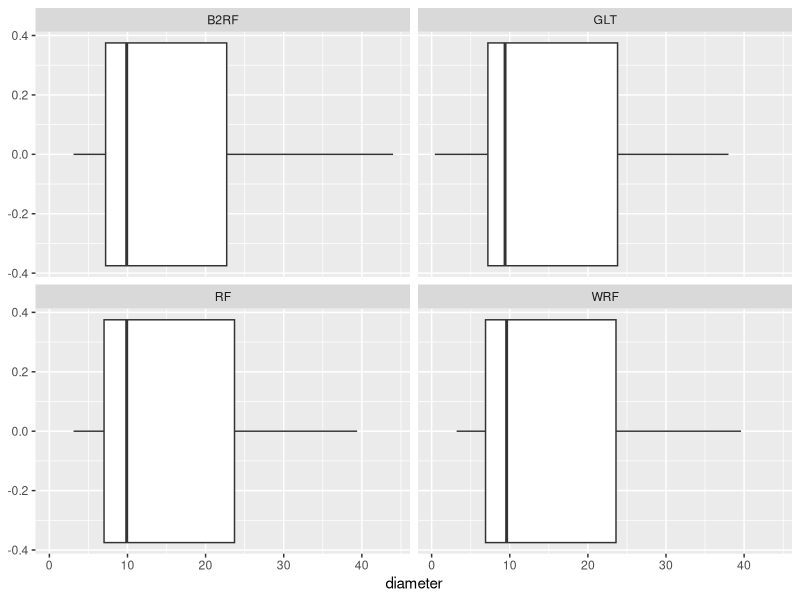
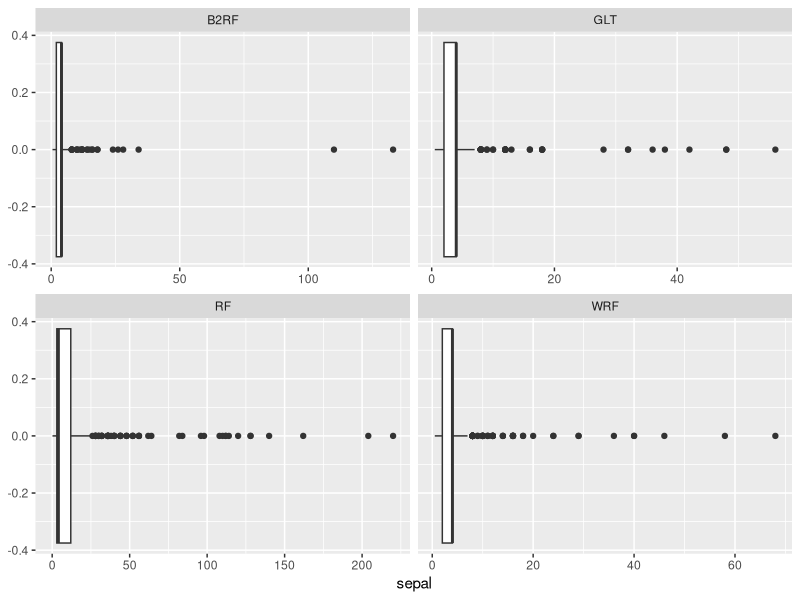
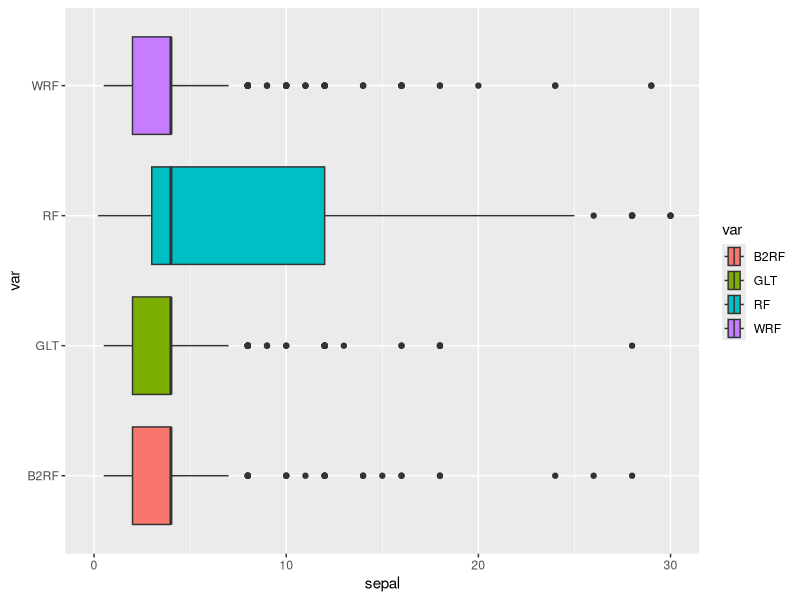
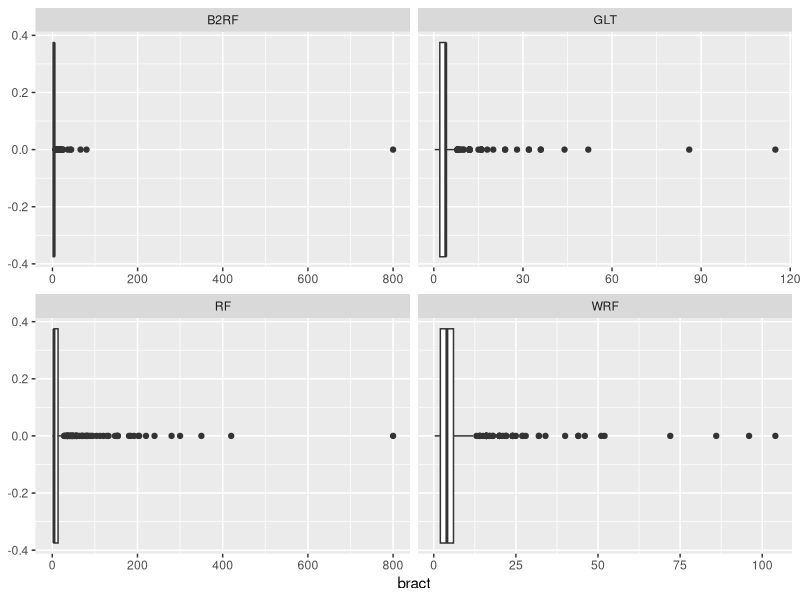
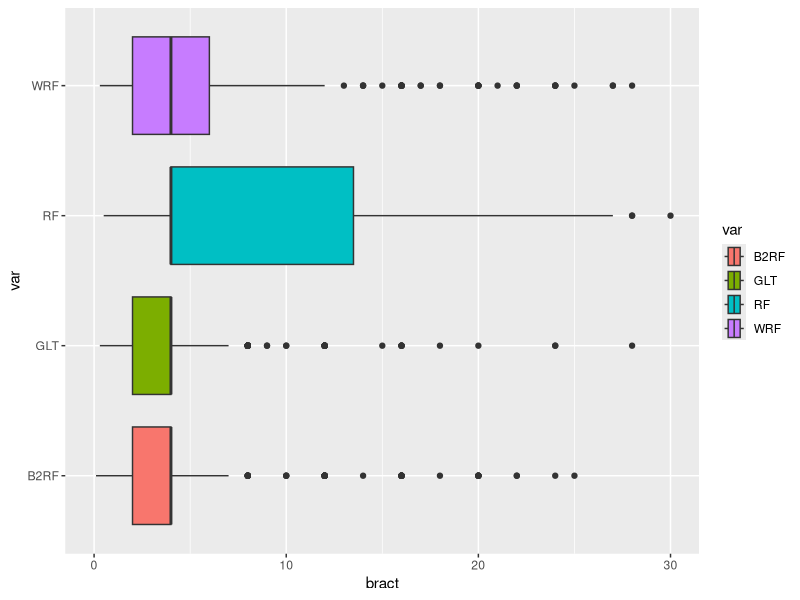
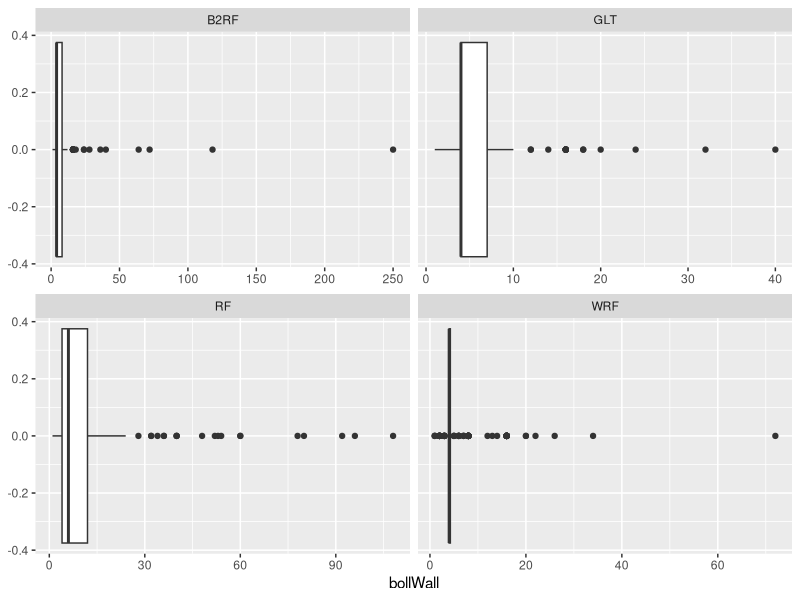
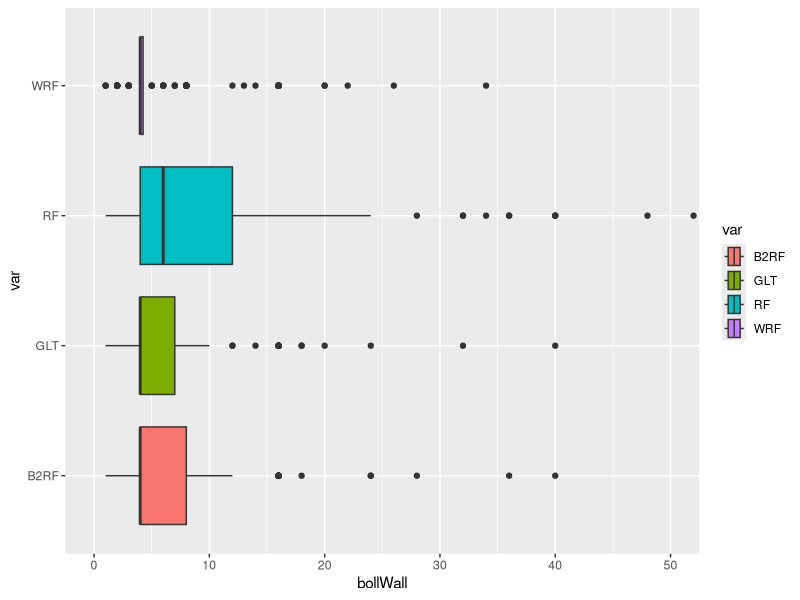
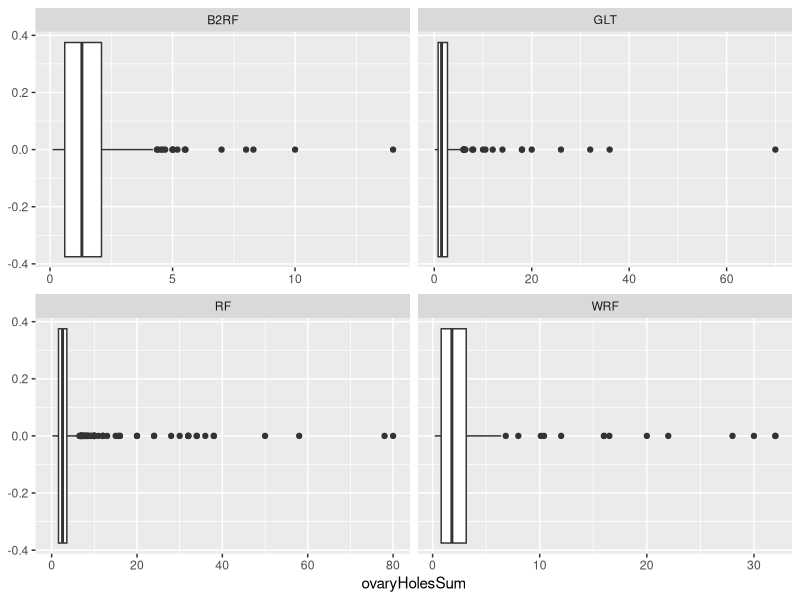

The R source for these figures, in order:
############################################################################################################################################
# Author:   John Hinic
# Date:     27Jun2022
# Purpose:  Data ETL for ST 542 Consulting Project
############################################################################################################################################

library(tidyverse)
library(readxl)
library(lubridate)

# reading in raw files
absc2015_raw <- read_excel("../Data/2. Abscission data.xlsx", sheet = 2, range = "A1:N2768", na = ".")
absc2016_raw <- read_excel("../Data/2. Abscission data.xlsx", sheet = 3, range = "A1:P2153")

gdu2015_raw <- read_excel(
  "../Data/3. GDU profiling the tissues in a plants.xlsx",
  sheet = 1,
  range = "A1:Q7845"
)

gdu2016_raw <- read_excel(
  "../Data/3. GDU profiling the tissues in a plants.xlsx",
  sheet = 3,
  "A1:P2275"
)


############################################################################################################################################
# Writing helper functions
############################################################################################################################################

# helper function to parse the hole sizes column
parseHoles <- function(str) {
  as.numeric(unlist((str_split(str_remove_all(str, " "), ","))))
}

# helper function to create ovary hole columns
getHoleStats <- function(data) {
  max <- vector("double", nrow(data))
  sum <- vector("double", nrow(data))
  avg <- vector("double", nrow(data))
  num <- vector("integer", nrow(data))
  for(i in 1:nrow(data)) {
    parsed <- parseHoles(data$ovaryHolesSize[i])
    max[i] <- max(parsed)
    sum[i] <- sum(parsed)
    avg[i] <- mean(parsed)
    a <- near(length(parsed), 1) && parsed[1] == 0
    if(is.na(a)) {b <- FALSE} else {b <- a}
    if(b) {
      num[i] <- 0
    } else {
      num[i] <- length(parsed)
    }
  }
  list(max = max, sum = sum, avg = avg, num = num)
}

# helper function to derive variables
codeVars <- function(data, yr, absc) {
  stats <- getHoleStats(data)
  data %>% 
    mutate(
      year = yr, abscissed = absc,
      RF = if_else(var == 'RF', 1, 0),
      B2RF = if_else(var == 'B2RF', 1, 0),
      WRF = if_else(var == 'WRF', 1, 0),
      GLT = if_else(var == 'GLT', 1, 0),
      rep1 = if_else(rep == 1, 1, 0),
      rep2 = if_else(rep == 2, 1, 0),
      rep3 = if_else(rep == 3, 1, 0),
      rep4 = if_else(rep == 4, 1, 0),
      year2015 = if_else(yr == 2015, 1, 0),
      year2016 = if_else(yr == 2016, 1, 0),
      ovaryHolesMax = stats$max,
      ovaryHolesSum = stats$sum,
      ovaryHolesAvg = stats$avg,
      ovaryParsedCount = stats$num
    )
}


############################################################################################################################################
# Subsetting/renaming columns and deriving required variables
############################################################################################################################################

absc2015_pre <- absc2015_raw %>%
  select(plot = PLOT, date = DATE, rep, var, tissueID = "TISSUE ID", diameter = DIAMETER,
         sepal = SEPAL,  bract = BRACT, bollWall = "BOLL WALL",
         ovaryHolesCount = "number of holes", ovaryHolesSize = "OVARY HOLE(s) (mm)") %>%
  mutate(bract = as.numeric(bract))

absc2015 <- codeVars(absc2015_pre, yr = 2015, absc = 1)


absc2016_pre <- absc2016_raw %>%
  select(plot = PLOT, date = DATE, rep, var = Var, tissueID = "TISSUE ID", diameter = DIAMETER, sepal = SEPAL, bract = BRACT,
         bollWall = "BOLL WALL", ovaryHolesCount = "number of ovary hole", ovaryHolesSize = "OVARY HOLE(s) (mm)") %>%
  mutate(ovaryHolesCount = if_else(is.na(ovaryHolesCount), 0, ovaryHolesCount),
         ovaryHolesSize = as.character(ovaryHolesSize))

absc2016 <- absc2016_pre %>%
  codeVars(yr = 2016, absc = 1)


gdu2015_pre <- gdu2015_raw %>%
  select(plot = PLOT, date = DATE, rep, var = Var, tissueID = "TISSUE ID", diameter = DIAMETER, sepal = SEPAL, bract = BRACT, 
         bollWall = "BOLL WALL", ovaryHolesCount = "number of ovary hole", ovaryHolesSize = "OVARY HOLE(s) (mm)") %>%
  mutate(diameter = if_else(diameter != '.', as.numeric(trimws(diameter)), NA_real_))

gdu2015 <- gdu2015_pre  %>%
  codeVars(yr = 2015, absc = 0)


gdu2016_pre <- gdu2016_raw %>%
  select(plot = Plot, date = Date, rep, var, tissueID = "Tissue ID", diameter = Diameter, sepal = Sepal, bract = Bract,
         bollWall = "Boll wall", ovaryHolesSize = "Ovary Hole(s) (mm)") %>%
  mutate(
    var = if_else(
      plot %in% c(101, 202, 303, 401), "RF", 
        if_else(plot %in% c(103, 201, 302, 403), "B2RF",
          if_else(plot %in% c(104, 204, 301, 402), "WRF",
            if_else(plot %in% c(102, 203, 304, 404), "GLT", ".")
          )
        )
    )
  )

gdu2016 <- gdu2016_pre  %>%
  codeVars(yr = 2016, absc = 0)


############################################################################################################################################
# Verifying ovary hole columns are correct
############################################################################################################################################
absc2015 %>% select(starts_with("ovary")) %>%
  filter(ovaryHolesCount != ovaryParsedCount)

# it appears there are data entry issues with this sheet
print(absc2016 %>% select(starts_with("ovary")) %>%
  filter(ovaryHolesCount != ovaryParsedCount), n = 50)

gdu2015 %>% select(starts_with("ovary")) %>%
  filter(ovaryHolesCount != ovaryParsedCount)

print(gdu2016 %>% select(starts_with("ovary")) %>%
  filter(ovaryParsedCount != 0), n = 50)


############################################################################################################################################
# Combining all datasets into one
############################################################################################################################################
final <- bind_rows(absc2015, absc2016, gdu2015, gdu2016) %>%
  mutate(year = year(date))

# some seemingly problematic data points
final %>% slice_max(diameter, n = 5) %>%
  select(plot, rep, var, tissueID, diameter:bollWall, ovaryHolesCount, ovaryHolesSize, ovaryHolesSum, ovaryParsedCount, abscissed)

final %>% slice_max(bract, n = 5) %>%
  select(plot, rep, var, tissueID, diameter:bollWall, ovaryHolesCount, ovaryHolesSize, ovaryHolesSum, ovaryParsedCount, abscissed)

final %>% slice_max(bollWall, n = 5) %>%
  select(plot, rep, var, tissueID, diameter:bollWall, ovaryHolesCount, ovaryHolesSize, ovaryHolesSum, ovaryParsedCount, abscissed)

final %>% slice_max(ovaryHolesSum, n = 5) %>%
  select(plot, rep, var, tissueID, diameter:bollWall, ovaryHolesCount, ovaryHolesSize, ovaryHolesSum, ovaryParsedCount, abscissed)

final %>% filter(year == 2016, !is.na(ovaryHolesCount)) %>%
  slice_max(ovaryHolesCount, n = 5, with_ties = FALSE) %>%
  select(plot, rep, var, tissueID, diameter:bollWall, ovaryHolesCount, ovaryHolesSize, ovaryHolesSum, ovaryParsedCount, abscissed)

# "proportion" abscissed by variety (not a total proportion, more like a ratio since the number of non-abscissed tissues sampled was fixed)
final %>% group_by(var) %>% summarise(prop = mean(abscissed))

# abscission counts across varieties
final %>% group_by(var) %>%
  count(abscissed) %>%
  pivot_wider(id_cols = abscissed, names_from = var, values_from = n)

# basic summary of each predictor across the varieties (not including the record with diameter entry error)
final %>% filter(diameter < 50) %>%
  group_by(var) %>%
  summarise(diamMean = mean(diameter, na.rm = TRUE), diamSD = sd(diameter, na.rm = TRUE),
            sepalMean = mean(sepal, na.rm = TRUE), sepalSD = sd(sepal, na.rm = TRUE),
            bractMean = mean(bract, na.rm = TRUE), bractSD = sd(bract, na.rm = TRUE),
            bollWallMean = mean(bollWall, na.rm = TRUE), bollWallSD = sd(bollWall, na.rm = TRUE),
            ovarySumMean = mean(ovaryHolesSum, na.rm = TRUE), ovarySumSD = sd(ovaryHolesSum, na.rm = TRUE))

# the same summaries of each predictor, but only when the respective predictor is > 0
final %>% filter(diameter < 50) %>%
  group_by(var) %>%
  summarise(
    diamMean = mean(diameter[diameter > 0], na.rm = TRUE), diamSD = sd(diameter[diameter > 0], na.rm = TRUE),
    sepalMean = mean(sepal[sepal > 0], na.rm = TRUE), sepalSD = sd(sepal[sepal > 0], na.rm = TRUE),
    bractMean = mean(bract[bract > 0], na.rm = TRUE), bractSD = sd(bract[bract > 0], na.rm = TRUE),
    bollWallMean = mean(bollWall[bollWall > 0], na.rm = TRUE), bollWallSD = sd(bollWall[bollWall > 0], na.rm = TRUE),
    ovarySumMean = mean(ovaryHolesSum[ovaryHolesSum > 0], na.rm = TRUE), ovarySumSD = sd(ovaryHolesSum[ovaryHolesSum > 0], na.rm = TRUE)
  )


############################################################################################################################################
# Basic plots
# generally, the first plot shows some sort of issue, and the second plot is the data without the issue
############################################################################################################################################

### box plots of each predictor across varieties, not including observations with no damage
## diameter
final %>% filter(diameter < 50 & diameter > 0) %>%
  ggplot(aes(diameter)) +
  geom_boxplot() +
  facet_wrap(~var)

## sepal
# potential outliers for B2RF variety
final %>% filter(diameter < 50 & sepal > 0) %>%
  ggplot(aes(sepal)) +
  geom_boxplot() +
  facet_wrap(~var, scales = "free_x")
# stacked box plot with coordinates adjusted:
final %>% filter(diameter < 50 & sepal > 0) %>%
  ggplot(aes(sepal, var, fill = var)) +
  coord_cartesian(xlim = c(0, 30)) +
  geom_boxplot()

## bract
# probably data entry error for both B2RF and RF varieties
final %>% filter(diameter < 50 & bract > 0) %>%
  ggplot(aes(bract)) +
  geom_boxplot() +
  facet_wrap(~var, scales = "free_x")
# stacked box plots with the coordinates adjusted:
final %>% filter(diameter < 50 & bract > 0) %>%
  ggplot(aes(bract, var, fill = var)) +
  coord_cartesian(xlim = c(0, 30)) +
  geom_boxplot()

## bollWall
# another potential data entry issue with B2RF
final %>% filter(diameter < 50 & bollWall > 0) %>%
  ggplot(aes(bollWall)) +
  geom_boxplot() +
  facet_wrap(~var, scales = "free_x")
# stacked box plots with adjusted coords:
final %>% filter(diameter < 50 & bollWall > 0) %>%
  ggplot(aes(bollWall, var, fill = var)) +
  coord_cartesian(xlim = c(0, 50)) +
  geom_boxplot()

## total ovary hole sizes
# there doesn't appear to be any issues for this one
final %>% filter(diameter < 50 & ovaryHolesSum > 0) %>%
  ggplot(aes(ovaryHolesSum)) +
  geom_boxplot() +
  facet_wrap(~var, scales = "free_x")
# stacked with adjusted coords:
final %>% filter(diameter < 50 & ovaryHolesSum > 0) %>%
  ggplot(aes(ovaryHolesSum, var, fill = var)) +
  coord_cartesian(xlim = c(0, 30)) +
  geom_boxplot()


### same box plots but grouped across abscissed or not instead of variety
## diameter
final %>% filter(diameter < 50 & diameter > 0) %>%
  ggplot(aes(diameter)) +
  geom_boxplot() +
  facet_wrap(~abscissed)
final %>% filter(diameter < 50 & diameter > 0) %>%
  ggplot(aes(diameter, as.factor(abscissed), fill = as.factor(abscissed))) +
  coord_cartesian(xlim = c(0, 50)) +
  geom_boxplot()

## sepal
final %>% filter(diameter < 50 & sepal > 0) %>%
  ggplot(aes(sepal)) +
  geom_boxplot() +
  facet_wrap(~abscissed)
final %>% filter(diameter < 50 & sepal > 0) %>%
  ggplot(aes(sepal, as.factor(abscissed), fill = as.factor(abscissed))) +
  coord_cartesian(xlim = c(0, 50)) +
  geom_boxplot()

## bract
final %>% filter(diameter < 50 & bract > 0) %>%
  ggplot(aes(bract)) +
  geom_boxplot() +
  facet_wrap(~abscissed)
# this one seems... strange
final %>% filter(diameter < 50 & bract > 0) %>%
  ggplot(aes(bract, as.factor(abscissed), fill = as.factor(abscissed))) +
  coord_cartesian(xlim = c(0, 50)) +
  geom_boxplot()
final %>% filter(diameter < 50 & bract > 0 & bract < 600) %>%
  ggplot(aes(bract, fill = as.factor(abscissed))) +
  coord_cartesian(xlim = c(0, 50)) +
  geom_histogram(alpha = 0.6, stat = "density")

## bollWall
final %>% filter(diameter < 50 & bollWall > 0) %>%
  ggplot(aes(bollWall)) +
  geom_boxplot() +
  facet_wrap(~abscissed)
final %>% filter(diameter < 50 & bollWall > 0) %>%
  ggplot(aes(bollWall, as.factor(abscissed), fill = as.factor(abscissed))) +
  coord_cartesian(xlim = c(0, 50)) +
  geom_boxplot()

## total ovary hole sizes
final %>% filter(diameter < 50 & ovaryHolesSum > 0) %>%
  ggplot(aes(ovaryHolesSum)) +
  geom_boxplot() +
  facet_wrap(~abscissed)
final %>% filter(diameter < 50 & ovaryHolesSum > 0) %>%
  ggplot(aes(ovaryHolesSum, as.factor(abscissed), fill = as.factor(abscissed))) +
  coord_cartesian(xlim = c(0, 20)) +
  geom_boxplot()

## save clean dataset to folder  
write.csv(final, "../Data/cleandata.csv", row.names = FALSE)



